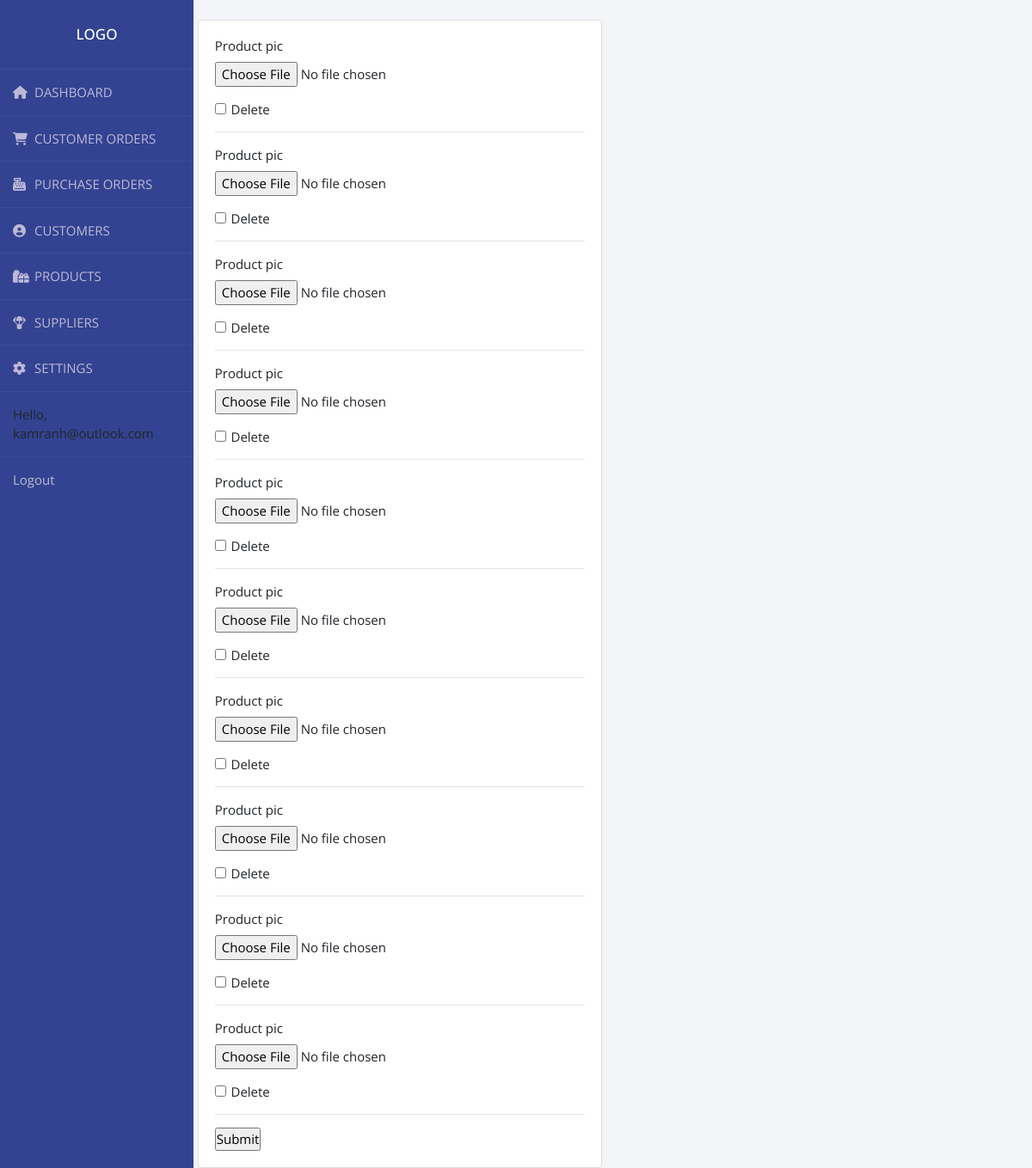
Page /product_picture/1/ (signed in) on the earlier database version.
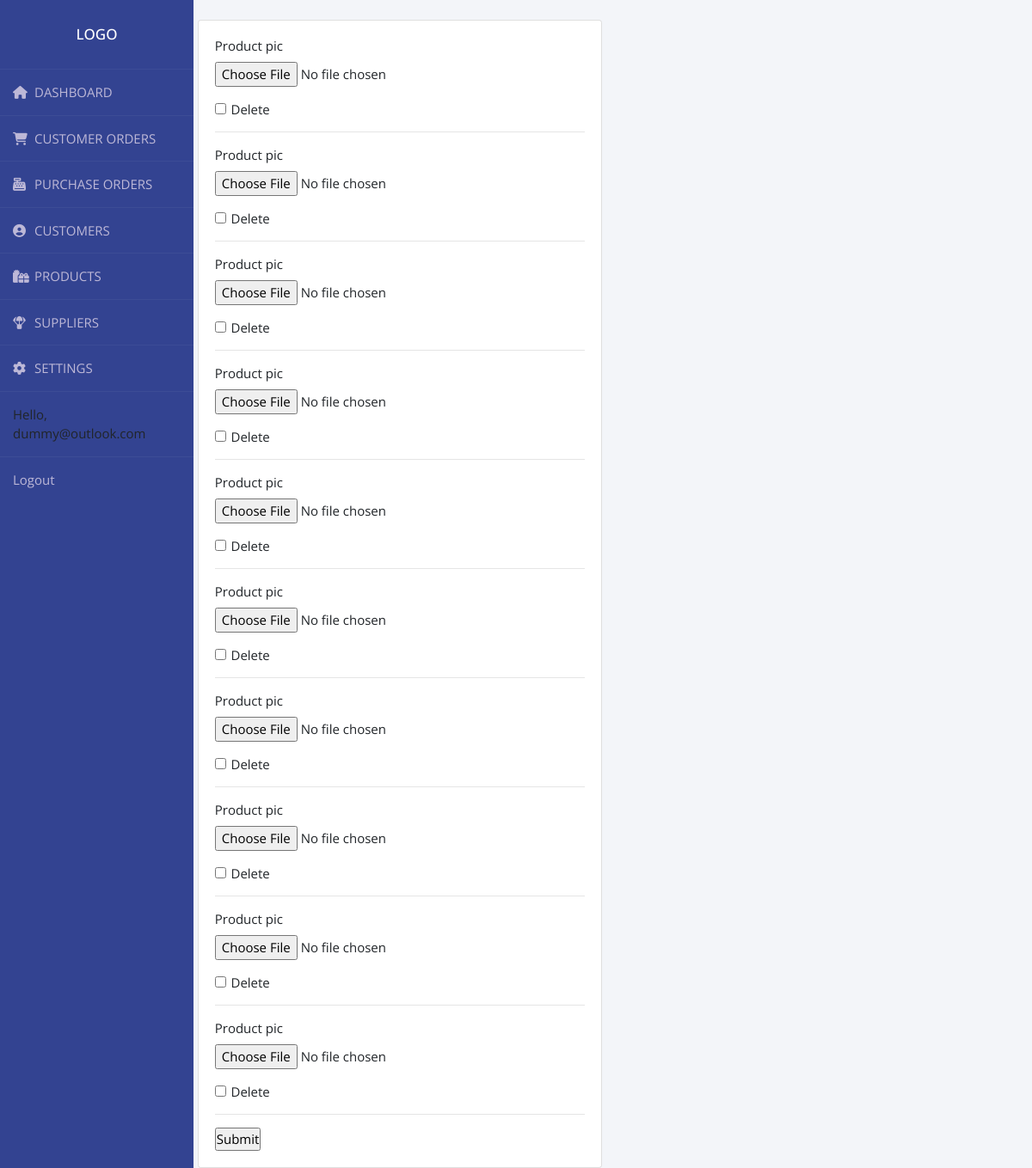
Same page on the later database version.
### accounts/models.py (models this page shows, shortened)
class User(AbstractBaseUser):
    email = models.EmailField(max_length=255, unique=True)
    active = models.BooleanField(default=True)
    staff = models.BooleanField(default=False)
    admin = models.BooleanField(default=False)
    USERNAME_FIELD = 'email'
    REQUIRED_FIELDS = []
    objects = UserManager()
    def __str__(self):
        return self.email
    @property
    def is_active(self):
        return self.active

### accounts/views.py (the view)
@login_required(login_url='login')
def ProductPicture(request, pk):
    PictureFormSet = inlineformset_factory(
        Product, Picture, fields=('product_pic',), extra=10)
    product = Product.objects.get(id=pk)
    formset = PictureFormSet(queryset=Picture.objects.none(), instance=product)
    picture = Picture.objects.select_related('product')
    if request.method == 'POST':
        form = PictureForm(request.POST)
        formset = PictureFormSet(request.POST, request.FILES, instance=product)
        if formset.is_valid():
            formset.save()
            return redirect('product_list')
    return render(request, 'accounts/product_picture.html', {'form': formset})

### accounts/templates/accounts/product_picture.html (shortened to what this page needs)
{%  extends 'accounts/main.html' %}
{% load static %}
{% load crispy_forms_tags %}
{% block content %}
<div class="row">
	<div class="col-md-6">
		<div class="card card-body">
			<form action="" method="POST">
				{% for field in form %}
					{{field|crispy}}
					<hr>
				{% endfor %}
				<input type="submit" name="Submit">
			</form>
		</div>
	</div>
</div>
{% endblock %}

### accounts/templates/accounts/navbar.html (shortened to what this page needs)
{% load static %}
  <nav class="nav flex-column float-left">
    <div class="wrapper">
      <div class="sidebar">
        <h2>Logo</h2>
        <ul>
          <li>
            <a href="{% url 'home' %}"><i class="fas fa-home"></i>DASHBOARD</a>
          </li>
          <li>
            <a href="{% url 'customer_order_list' %}"><i class="fas fa-shopping-cart"></i>CUSTOMER ORDERS</a>
          </li>
          <li>
            <a href=""><i class="fas fa-cash-register"></i>PURCHASE ORDERS</a>
          </li>
          <li>
            <a href="{% url 'customer_list' %}"><i class="fas fa-user-circle"></i>CUSTOMERS</a>
          </li>
          <li>
            <a href="{% url 'product_list' %}"><i class="fas fa-gifts"></i>PRODUCTS</a>
          </li>
          <li>
            <a href=""><i class="fas fa-parachute-box"></i>SUPPLIERS</a>
          </li>
          <li>
            <a href=""><i class="fas fa-cog"></i>SETTINGS</a>
          </li>
          <li>
            <span class="hello-msg">Hello, {{request.user}}</span>
          </li>
          <li>
            <span><a class="hello-msg" href="{% url 'logout' %}">Logout</a></span>
          </li>
        </ul>
      </div>
    </div>
  </nav>

Differences in the rows shown:
changed User: user "kamranh@outlook.com" → "dummy@outlook.com"
